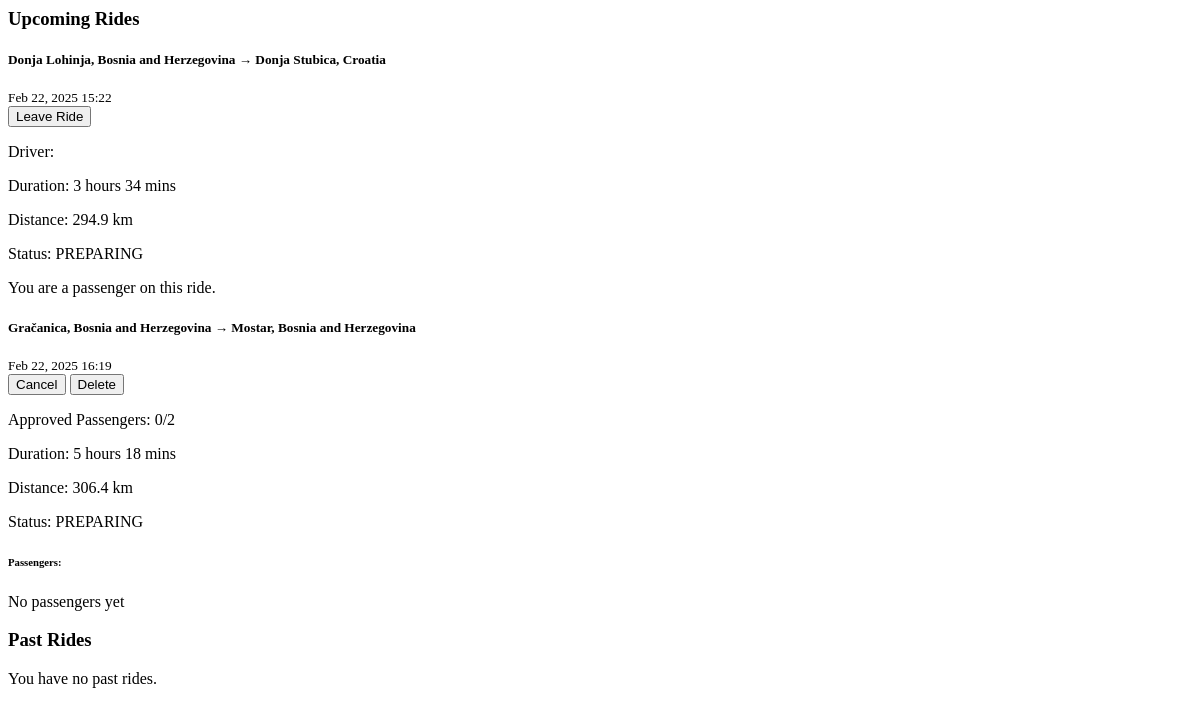
The app's page /profile/my_rides/ (signed in), older data.
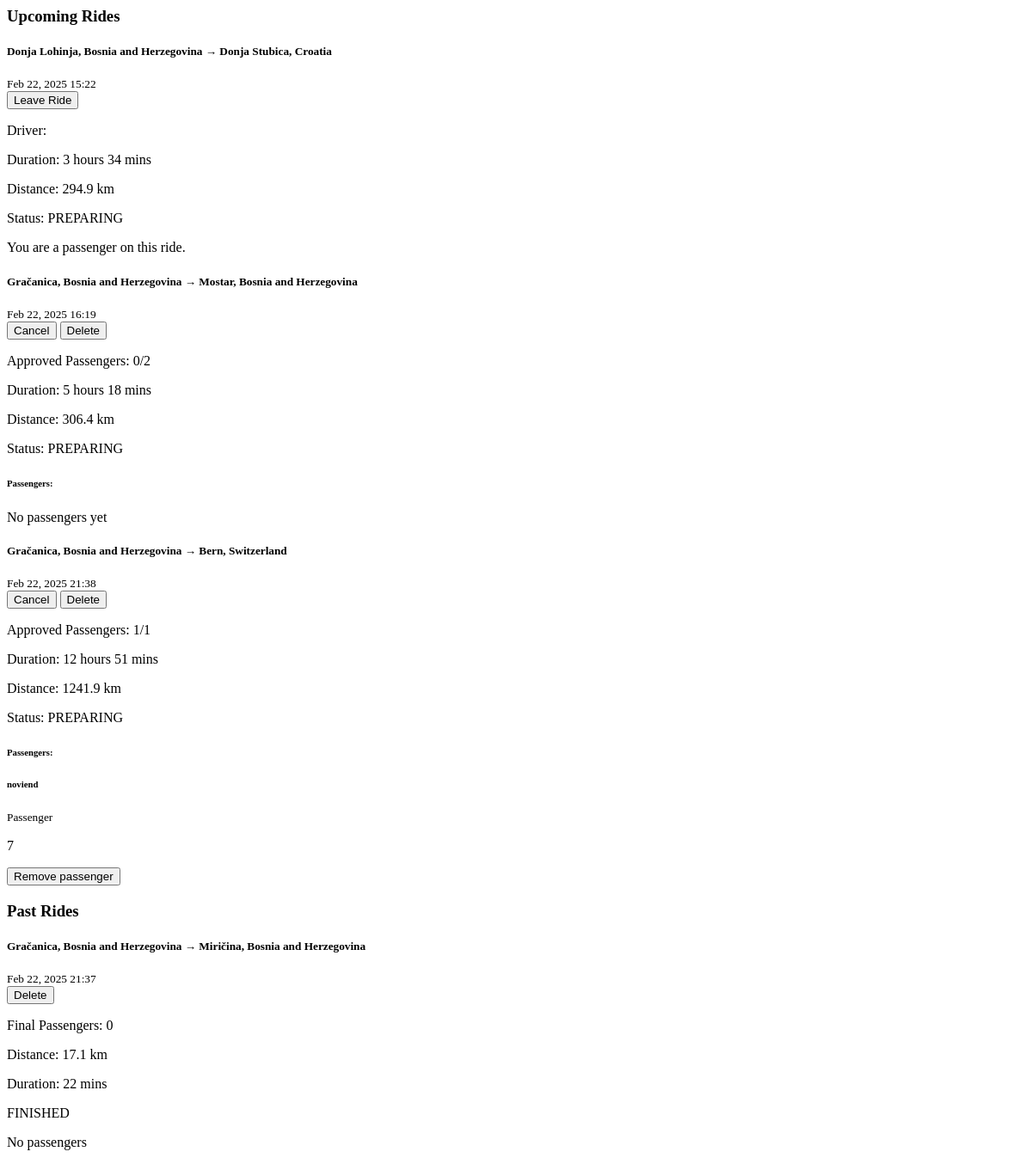
The same page, newer data.
### base/models.py (models this page shows, shortened)
class Ride(models.Model):
    start = models.CharField(max_length=50)
    end = models.CharField (max_length=50)
    distance = models.DecimalField(max_digits=10, decimal_places=2, default=0.00)
    travelers = models.IntegerField(default=1)
    duration = models.DurationField(null=True, blank=True)
    created_on = models.DateTimeField(default=timezone.now)  # Changed from auto_now_add
    start_date = models.DateTimeField(default=timezone.now)
    STATUS_CHOICES = [
        ('PREPARING', 'Preparing'),
        ('FINISHED', 'Finished'),
        ('CANCELED', 'Canceled'),
    ]
    status = models.CharField(
        max_length=10,
        choices=STATUS_CHOICES,
        default='PREPARING'
    )
    origin_place_id = models.CharField(max_length=255, null=True)
    origin_latitude = models.FloatField(default=0)
    origin_longitude = models.FloatField(default=0)
    destination_place_id = models.CharField(max_length=255, null=True)
    destination_latitude = models.FloatField(default=0)
    destination_longitude = models.FloatField(default=0)
    distance_km = models.FloatField(default=0)
    duration_text = models.CharField(max_length=100, null=True)
    selected_route_index = models.IntegerField(default=0)
    selected_route_polyline = models.TextField(default='')

class RideApplication(models.Model):
    STATUS_CHOICES = [
        ('PENDING', 'Pending'),
        ('APPROVED', 'Approved'),
        ('REJECTED', 'Rejected'),
    ]
    user = models.ForeignKey(User, on_delete=models.CASCADE, related_name='ride_applications')
    ride = models.ForeignKey(Ride, on_delete=models.CASCADE, related_name='applications')
    status = models.CharField(max_length=10, choices=STATUS_CHOICES, default='PENDING')
    applied_at = models.DateTimeField(auto_now_add=True)
    updated_at = models.DateTimeField(auto_now=True)
    message = models.TextField(blank=True, null=True)  # Optional message from applicant
    class Meta:
        unique_together = ('user', 'ride')  # Prevent duplicate applications
        ordering = ['-applied_at']
        verbose_name = 'Ride Application'
        verbose_name_plural = 'Ride Applications'

class User(AbstractUser):
    level = models.ForeignKey(UserLevel, on_delete=models.SET_NULL, null=True)
    km_passed = models.IntegerField(default=0)
    number_of_rides = models.IntegerField(default=0)

### user_profile/views.py (the view)
# urls.py: path('rides/', include('rides.urls')),
def rides(request):
    now = timezone.now()
    user = request.user
    approved_applications = Prefetch(
        'applications',
        queryset=RideApplication.objects.filter(status='APPROVED').select_related('user'),
        to_attr='approved_passengers'
    )
    user_rides = Ride.objects.filter(
        riders__user=user
    ).annotate(
        is_driver=Case(
            When(riders__user=user, riders__is_driver=True, then=True),
            default=False,
            output_field=BooleanField()
        ),
    approved_count=Count('applications', filter=Q(applications__status='APPROVED')),
    initial_travelers=F('travelers')
).prefetch_related(approved_applications, 'riders__user')
    future_rides = user_rides.filter(status='PREPARING').order_by('start_date')
    past_rides = user_rides.filter(~Q(status='PREPARING')).order_by('-start_date')
    context = {'future_rides': future_rides, 'past_rides': past_rides, 'user': user}
    return render(request, 'my_rides.html', context)

### user_profile/templates/my_rides.html (shortened to what the changed rows need)
{% load static %}
<div class="container mt-4">
    <div class="mb-5">
        {% if future_rides %}
            {% for ride in future_rides %}
            <div class="card mb-4 shadow-sm">
                <div class="card-header d-flex justify-content-between align-items-center">
                    <div>
                        <h5 class="mb-0">
                             {{ ride.start }} → {{ ride.end }}
                        </h5>
                        <small>{{ ride.start_date|date:"M d, Y H:i" }}</small>
                    </div>
                    <div class="d-flex gap-2">
                        {% if ride.is_driver %}
                            <button class="btn btn-warning btn-sm cancel-ride" data-ride-id="{{ ride.id }}">
                                 Cancel
                            </button>
                            <button class="btn btn-danger btn-sm delete-ride" data-ride-id="{{ ride.id }}">
                                 Delete
                            </button>
                        {% else %}
                            <button class="btn btn-secondary btn-sm leave-ride" data-ride-id="{{ ride.id }}">
                                 Leave Ride
                            </button>
                        {% endif %}
                    </div>
                </div>
                <div class="card-body">
                    <div class="row mb-3">
                        <div class="col-md-6">
                            {% if ride.is_driver %}
                                <p> Approved Passengers: {{ ride.approved_count }}/{{ ride.initial_travelers }}</p>
                            {% else %}
                                <p> Driver: {{ ride.driver_association.0.user.username }}</p>
                            {% endif %}
                            <p> Duration: {{ ride.duration_text }}</p>
                        </div>
                        <div class="col-md-6">
                            <p> Distance: {{ ride.distance_km|floatformat:1 }} km</p>
                            <p> Status: {{ ride.status }}</p>
                        </div>
                    </div>
                    {% if ride.is_driver %}
                        <h6>Passengers:</h6>
                        {% if ride.approved_count > 0 %}
                            <div class="list-group">
                                {% for application in ride.approved_passengers %}
                                    <div class="list-group-item d-flex justify-content-between align-items-center">
                                        <div class="d-flex align-items-center">
                                            <div>
                                                <h6 class="mb-0">{{ application.user.username }}</h6>
                                                <small class="text-muted">Passenger</small>
                                            </div>
                                        </div>
                                        <form action="{% url 'user_profile:remove_passenger' %}" method="POST">
                                            <p>{{ application.user.id }}</p>
                                            <button class="btn btn-danger" type="submit">Remove passenger</button>
                                        </form>
                                    </div>
                                {% endfor %}
                            </div>
                        {% else %}
                            <p class="text-muted">No passengers yet</p>
                        {% endif %}
                    {% else %}
                        <p>You are a passenger on this ride.</p>
                    {% endif %}
                </div>
            </div>
            {% endfor %}
        {% else %}
            <div class="alert alert-info">
                <i class="bi bi-info-circle"></i> You have no upcoming rides.
            </div>
        {% endif %}
    </div>
    <div>
        <h3>Past Rides </h3>
        {% if past_rides %}
            {% for ride in past_rides %}
                <div class="card mb-4 shadow-sm">
                    <div class="card-header bg-secondary text-white d-flex justify-content-between align-items-center">
                        <div>
                            <h5 class="mb-0">
                                 {{ ride.start }} → {{ ride.end }}
                            </h5>
                            <small>{{ ride.start_date|date:"M d, Y H:i" }}</small>
                        </div>
                        <div>
                            {% if ride.is_driver %}
                                <button class="btn btn-danger btn-sm delete-ride" data-ride-id="{{ ride.id }}">
                                     Delete
                                </button>
                            {% endif %}
                        </div>
                    </div>
                    <div class="card-body">
                        <div class="row mb-3">
                            <div class="col-md-6">
                                {% if ride.is_driver %}
                                    <p> Final Passengers: {{ ride.approved_count }}</p>
                                {% else %}
                                    <p><i class="bi bi-car-front-fill"></i> Driver: {{ ride.driver_association.0.user.username }}</p>
                                {% endif %}
                                <p> Distance: {{ ride.distance_km|floatformat:1 }} km</p>
                            </div>
                            <div class="col-md-6">
                                <p> Duration: {{ ride.duration_text }}</p>
                                <p>
                                    {{ ride.status }}
                                </p>
                            </div>
                        </div>
                        {% if ride.is_driver and ride.approved_count > 0 %}
                            <h6>Passengers:</h6>
                            <div class="list-group">
                                {% for association in ride.riders.all %}
                                    {% if not association.is_driver %}
                                        <div class="list-group-item">
                                            <div class="d-flex align-items-center">
                                                {% if association.user.path_to_profile_picture %}
                                                    <img src="{% static 'base/profile_pictures/'|add:association.user.path_to_profile_picture %}"
                                                         class="rounded-circle me-2"
                                                         width="40"
                                                         height="40"
                                                         alt="Profile photo">
                                                {% endif %}
                                                <div>
                                                    <h6 class="mb-0">{{ association.user.username }}</h6>
                                                    <small class="text-muted">Passenger</small>
                                                </div>
                                            </div>
                                        </div>
                                    {% endif %}
                                {% endfor %}
                            </div>
                        {% elif not ride.is_driver %}
                            <p>You were a passenger on this ride.</p>
                        {% else %}
                            <p class="text-muted">No passengers</p>
                        {% endif %}
                    </div>
                </div>
            {% endfor %}
        {% else %}
            <div class="alert alert-info">
                 You have no past rides.
            </div>
        {% endif %}
    </div>
</div>

Row changes from the older to the newer data that the page shows:
added Ride: start "Gračanica, Bosnia and Herzegovina", end "Bern, Switzerland", start_date "Feb 22, 2025 21:38", approved_count "1", initial_travelers "1", duration_text "12 hours 51 mins", distance_km "1241.9", status "PREPARING", shown under "Upcoming Rides"
added RideApplication: user.username "noviend", user.id "7"
added Ride: start "Gračanica, Bosnia and Herzegovina", end "Miričina, Bosnia and Herzegovina", start_date "Feb 22, 2025 21:37", approved_count "0", distance_km "17.1", duration_text "22 mins", status "FINISHED", shows "No passengers", shown under "Past Rides"
Text that changed along with them:
text no longer shown: "You have no past rides."
